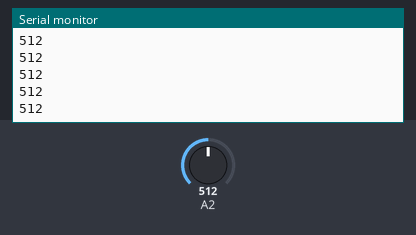
Recording of a sketch running on a simulated Arduino Uno, built with avr-gcc and run on an emulated ATmega328P. On the bench: the last lines printed to the serial monitor. The inputs (shaded band) are chosen by the test bench; at power-on: A2 = 512.

Above: at 1.2 s.
1.3 s: A2 set to 716
At 2.4 s:
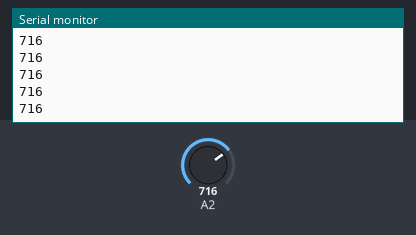
2.8 s: A2 set to 900
At 3.9 s:
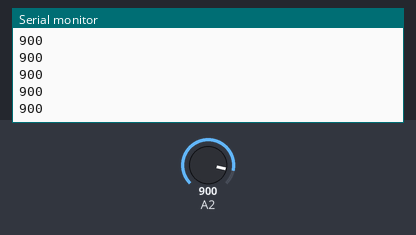
Timing chart, 0 to 5.8 s (numbered marks = the images above; inputs shaded):
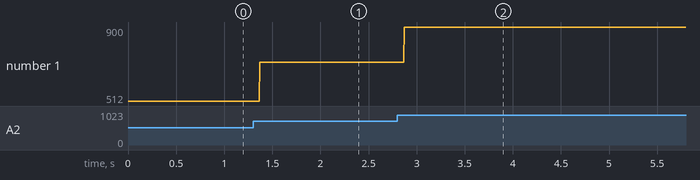

Measured:
- after the input at 1.3 s, the serial monitor: prints a new line after 0.07 s (image 1)
- after the input at 2.8 s, the serial monitor: prints a new line after 0.07 s (image 2)
- plotted number 1: 512 → 716 after the input at 1.3 s, 716 → 900 after the input at 2.8 s

The sketch:

knob.ino
```cpp
// (licence header left out)
int knob = 0;

void setup() {

    Serial.begin(9600);

}

void loop() {

  knob = analogRead(A2);
  Serial.println(knob);

}
```
